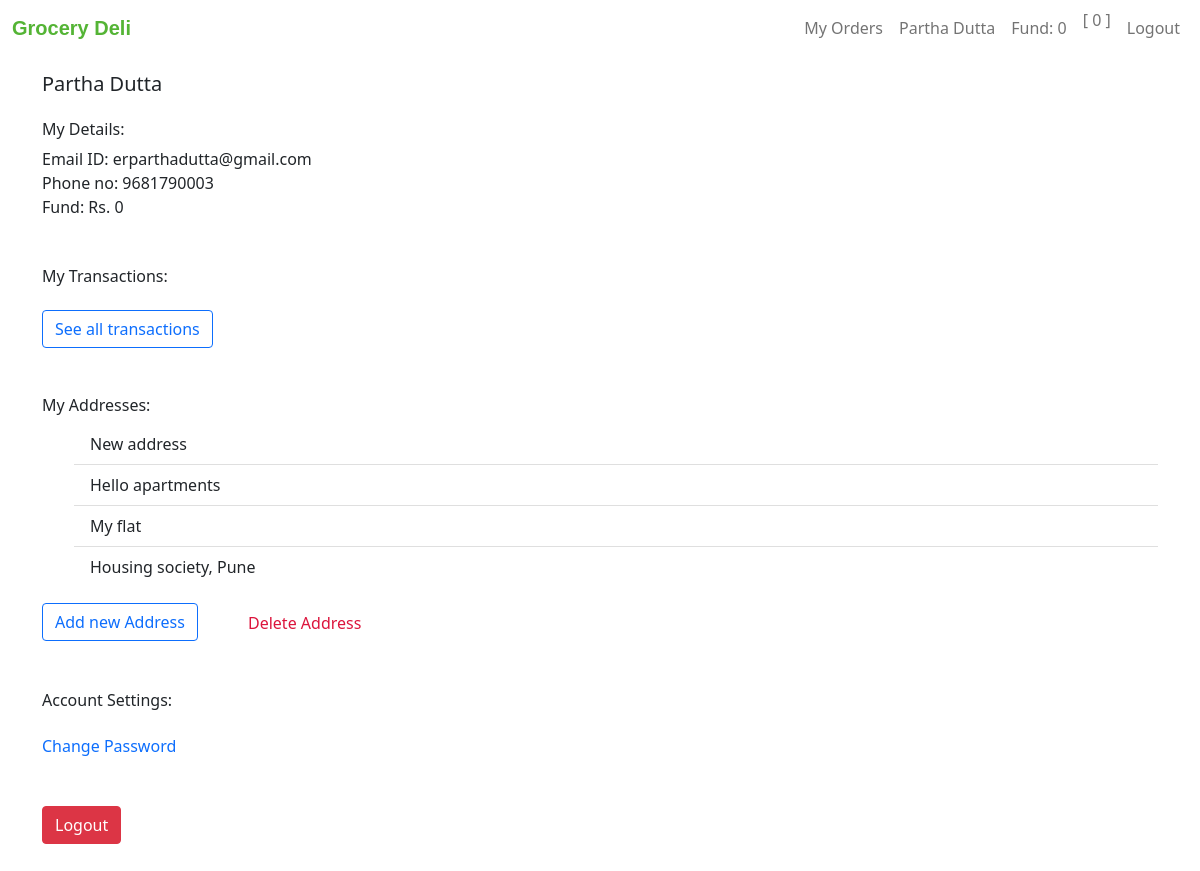
The app's page /account (signed in) with its own data.
### tables this page shows
CREATE TABLE users (user_id INTEGER PRIMARY KEY AUTOINCREMENT NOT NULL, name TEXT NOT NULL, email TEXT NOT NULL, phone INTEGER NOT NULL, hash TEXT NOT NULL, cash NUMERIC DEFAULT 0.00);

### app.py (the view)
@app.route("/account", methods=["GET", "POST"])
@login_required
def account():
    user_id = session["user_id"]
    cart = db.execute("SELECT * FROM carts WHERE user_id = ?;", user_id)
    cart_list = cart[0]['cart_items']
    cart_list = json.loads(cart_list)
    user_data = db.execute("SELECT * FROM users WHERE user_id = ?;", user_id)
    address = db.execute("SELECT address FROM address WHERE user_id= ?", f'{user_id}')
    address = address[0]['address']
    address = json.loads(address)
    return render_template("account.html", cart=cart_list, user_data=user_data, address=address)

### app.py (called while the page is built)
@app.after_request
def after_request(response):
    response.headers["Cache-Control"] = "no-cache, no-store, must-revalidate"
    response.headers["Expires"] = 0
    response.headers["Pragma"] = "no-cache"
    return response

def login_required(f):
    @wraps(f)
    def decorated_function(*args, **kwargs):
        if session.get("user_id") is None:
            return redirect("/login")
        return f(*args, **kwargs)
    return decorated_function

### templates/account.html (shortened to what this page needs)
{% extends "layout.html" %}
{% block user %}
    {{ user_data[0]["name"] }}
{% endblock %}
{% block fund %}
    Fund: {{ user_data[0]["cash"] }}
{% endblock %}
{% block cart %}
    {{ cart|length }}
{% endblock %}
{% block main %}
    <div class="container mt-3">
        <div class="row justify-content-center">
            <div class="col-12">
                <h5>{{user_data[0]['name']}}</h5>
            </div>
        </div>
    </div>
    <div class="container mt-3">
        <div class="row justify-content-center">
            <div class="col-12">
                <h6>My Details:</h6>
            </div>
        </div>
        <div class="row justify-content-start">
            <div class="col-12">
                Email ID: {{user_data[0]['email']}}
            </div>
            <div class="col-12">
                Phone no: {{user_data[0]['phone']}}
            </div>
            <div class="col-12">
                Fund: Rs. {{user_data[0]['cash']}}
            </div>
        </div>
    </div>
    <div class="container mt-5">
        <div class="row justify-content-start">
            <div class="col-12">
                <h6>My Transactions:</h6>
            </div>
            <div class="col-lg-4 col-12 mt-3">
                <a class = "btn btn-outline-primary" href="/transactions">See all transactions</a>
            </div>
        </div>
    </div>
    <div class="container mb- mt-5">
        <div class="row justify-content-start">
            <div class="col-12">
                <h6>My Addresses:</h6>
            </div>
        </div>
        <div class="row" id="address_list" style="display: block;">
            <div class="col-lg-12 col-12">
                <ul class="list-group-flush">
                    {% for i in address %}
                        <li class="list-group-item">{{ i['address'] }}</li>
                    {% endfor %}
                </ul>
            </div>
        </div>
        <div class="row">
            <div class="col-lg-2 col-6" id="add_address">
                <form action="/add_address" method="get">
                    <button class="btn btn-outline-primary" type="submit">Add new Address</button>
                </form>
            </div>
            <div class="col-lg-2 col-6" id="delete_address">
                <a class="nav-link"><span style="color:crimson; cursor:pointer"> Delete Address </span></a>
            </div>
        </div>
    </div>
    <div class="container mb-3 mt-5">
        <div class="row justify-content-start">
            <div class="col-12">
                <h6>Account Settings:</h6>
            </div>
        </div>
        <div class="row mt-3 justify-content-start">
            <div class="col-12">
                <a style="text-decoration: none" href="/change_password"><span>Change Password</span></a>
            </div>
        </div>
        <div class="row mt-5 justify-content-start">
            <div class="col-12">
                <a type="button" class = "btn btn-danger"style="text-decoration: none" href="/logout"><span style="color: white;">Logout</span></a>
            </div>
        </div>
    </div>
    <div class="container" style="height:140px"></div>
{% endblock %}

### records on screen
users: name "Partha Dutta", cash "0", email "erparthadutta@gmail.com", phone "9681790003"

### other values on screen
{{ cart|length }} "0"
{{ i['address'] }} "New address" "Hello apartments" "My flat" "Housing society, Pune"
